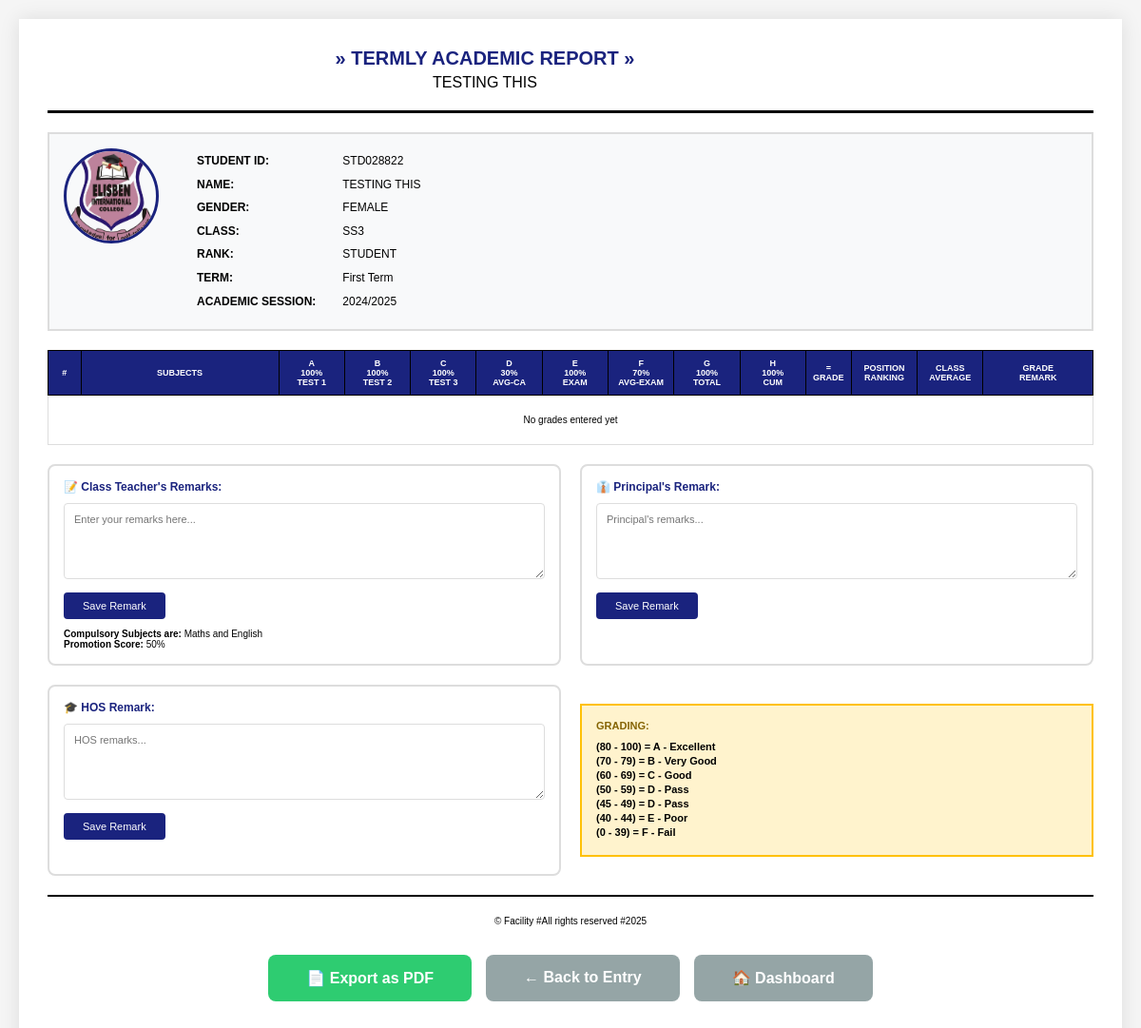
The app's page /teacher/result-preview/1/1/ (signed in), older data.
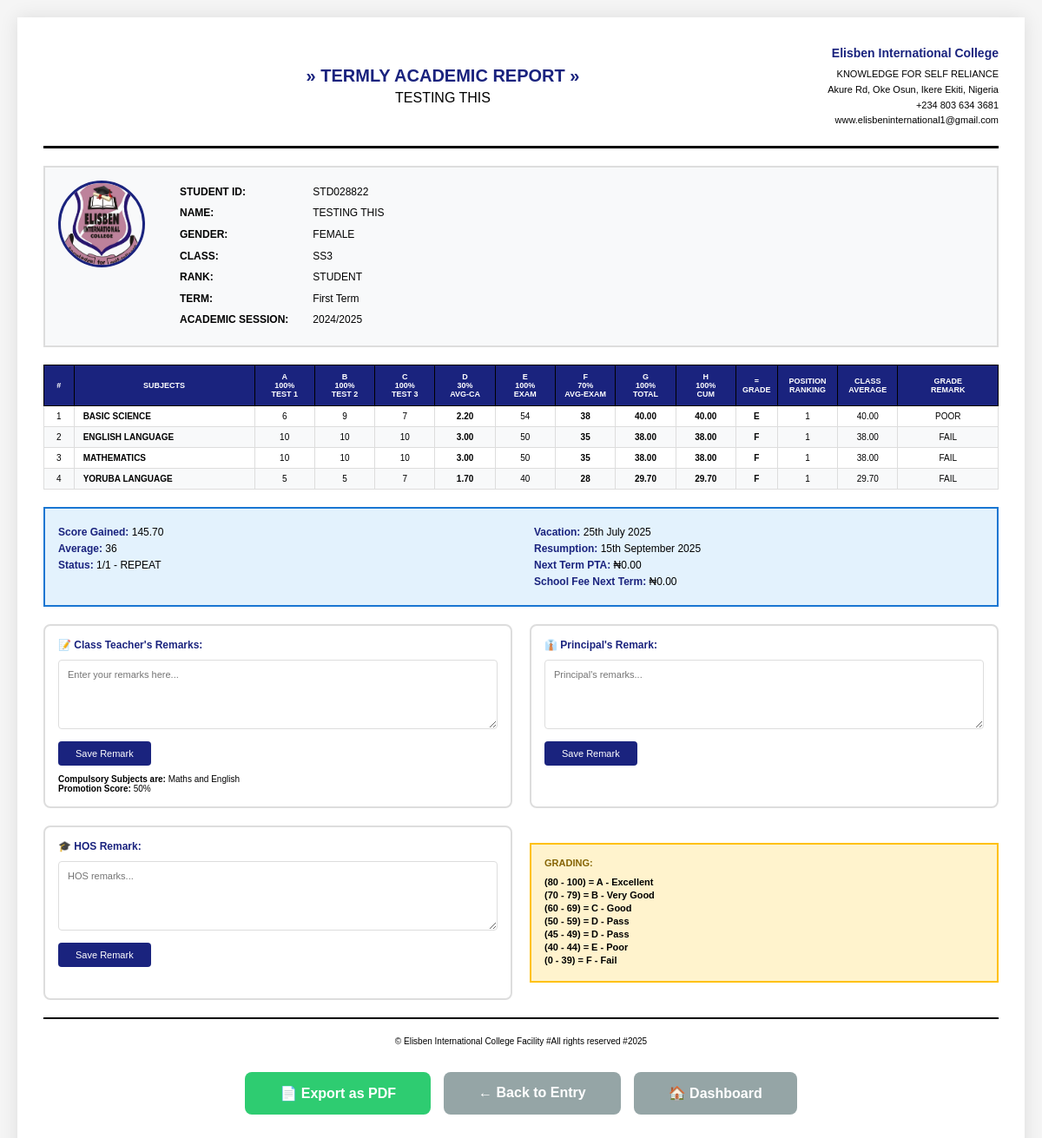
The same page, newer data.
### accounts/models.py (models this page shows, shortened)
class Student(models.Model):
    user = models.OneToOneField(User, on_delete=models.CASCADE)
    student_id = models.CharField(max_length=20, unique=True)
    full_name = models.CharField(max_length=200)
    email = models.EmailField(blank=True, null=True)  # Made optional
    phone = models.CharField(max_length=15, blank=True, null=True)  # Made optional
    class_name = models.CharField(max_length=50)
    profile_picture = models.ImageField(upload_to='student_profiles/', null=True, blank=True)
    created_at = models.DateTimeField(auto_now_add=True)
    registered_by = models.ForeignKey(Admin, on_delete=models.SET_NULL, null=True, blank=True)

class Term(models.Model):
    TERM_CHOICES = [
        ('First', 'First Term'),
        ('Second', 'Second Term'),
        ('Third', 'Third Term'),
    ]
    session = models.ForeignKey(AcademicSession, on_delete=models.CASCADE)
    term = models.CharField(max_length=10, choices=TERM_CHOICES)
    is_current = models.BooleanField(default=False)
    created_at = models.DateTimeField(auto_now_add=True)
    class Meta:
        unique_together = ['session', 'term']

class AcademicSession(models.Model):
    session_name = models.CharField(max_length=50)  # e.g., "2024/2025"
    is_current = models.BooleanField(default=False)
    created_at = models.DateTimeField(auto_now_add=True)

class SchoolSettings(models.Model):
    school_name = models.CharField(max_length=200, default="Elisben International College")
    school_motto = models.CharField(max_length=200, default="Excellence in Education")
    address = models.TextField(default="Surulere Quarters, Oke Osum Ikere Ekiti, Nigeria")
    phone = models.CharField(max_length=50, default="+234 803 634 3681")
    email = models.EmailField(default="admin@elisbencollege.com")
    website = models.URLField(blank=True, null=True)
    class Meta:
        verbose_name = "School Settings"
        verbose_name_plural = "School Settings"

class SubjectGrade(models.Model):
    student = models.ForeignKey(Student, on_delete=models.CASCADE)
    term = models.ForeignKey(Term, on_delete=models.CASCADE)
    subject = models.CharField(max_length=100)
    test_1 = models.DecimalField(max_digits=5, decimal_places=2, default=0)  # Max 100
    test_2 = models.DecimalField(max_digits=5, decimal_places=2, default=0)  # Max 100
    test_3 = models.DecimalField(max_digits=5, decimal_places=2, default=0)  # Max 100
    total_ca = models.DecimalField(max_digits=5, decimal_places=2, default=0)  # Average of 3 tests (30%)
    exam = models.DecimalField(max_digits=5, decimal_places=2, default=0)  # Max 100 (70%)
    total_score = models.DecimalField(max_digits=5, decimal_places=2, default=0)  # CA + Exam
    grade = models.CharField(max_length=2, blank=True)  # A, B, C, D, E, F
    remark = models.CharField(max_length=20, blank=True)  # EXCELLENT, VERY GOOD, GOOD, PASS, FAIL
    position_in_subject = models.IntegerField(null=True, blank=True)
    class_average = models.DecimalField(max_digits=5, decimal_places=2, default=0)
    recorded_by = models.ForeignKey(Teacher, on_delete=models.SET_NULL, null=True)
    created_at = models.DateTimeField(auto_now_add=True)
    updated_at = models.DateTimeField(auto_now=True)
    class Meta:
        unique_together = ['student', 'term', 'subject']

class ResultSummary(models.Model):
    student = models.ForeignKey(Student, on_delete=models.CASCADE)
    term = models.ForeignKey(Term, on_delete=models.CASCADE)
    total_subjects = models.IntegerField(default=0)
    score_gained = models.DecimalField(max_digits=7, decimal_places=2, default=0)  # Total score
    average_score = models.DecimalField(max_digits=5, decimal_places=2, default=0)
    position_in_class = models.CharField(max_length=20, blank=True)  # "8th/21"
    promotion_status = models.CharField(max_length=50, blank=True)  # "PROMOTED" or "REPEAT"
    times_school_opened = models.IntegerField(default=0)
    times_present = models.IntegerField(default=0)
    times_absent = models.IntegerField(default=0)
    class_teacher_remark = models.TextField(blank=True)
    class_teacher = models.ForeignKey(Teacher, on_delete=models.SET_NULL, null=True, related_name='class_teacher_remarks')
    principal_remark = models.TextField(blank=True)
    principal = models.ForeignKey(Principal, on_delete=models.SET_NULL, null=True, blank=True, related_name='principal_remarks')
    hos_remark = models.TextField(blank=True)  # Head of School
    hos = models.ForeignKey(Teacher, on_delete=models.SET_NULL, null=True, blank=True, related_name='hos_remarks')
    vacation_date = models.DateField(null=True, blank=True)
    resumption_date = models.DateField(null=True, blank=True)
    next_term_begins = models.DateField(null=True, blank=True)
    next_term_fees = models.DecimalField(max_digits=10, decimal_places=2, default=0)
    pta_fee = models.DecimalField(max_digits=10, decimal_places=2, default=0)
    created_at = models.DateTimeField(auto_now_add=True)
    updated_at = models.DateTimeField(auto_now=True)
    class Meta:
        unique_together = ['student', 'term']

### accounts/views.py (the view, shortened to what this page needs)
# urls.py: path('teacher/result-preview/<int:student_id>/<int:term_id>/', views.result_preview, name='result_preview'),
@login_required
def result_preview(request, student_id, term_id):
    try:
        teacher = Teacher.objects.get(user=request.user)
    except:
        try:
            principal = Principal.objects.get(user=request.user)
        except:
            messages.error(request, 'Access denied.')
            return redirect('unified_login')
    student = Student.objects.get(id=student_id)
    term = Term.objects.get(id=term_id)
    grades = SubjectGrade.objects.filter(student=student, term=term).order_by('subject')
    summary = ResultSummary.objects.filter(student=student, term=term).first()
    school_settings = SchoolSettings.objects.first()
    context = {
        'student': student,
        'term': term,
        'grades': grades,
        'summary': summary,
        'school_settings': school_settings,
    }
    return render(request, 'result_preview.html', context)

### accounts/templates/result_preview.html (shortened to what this page needs)
<!DOCTYPE html>
<html lang="en">
<head>
</head>
<body>
    <div class="result-container">
        <div class="result-header">
            <div class="header-center">
                <h1>» TERMLY ACADEMIC REPORT »</h1>
                <h2>{{ student.full_name|upper }}</h2>
            </div>
            <div class="school-info">
                <h3>{{ school_settings.school_name }}</h3>
                <p>{{ school_settings.school_motto }}</p>
                <p>{{ school_settings.address }}</p>
                <p>{{ school_settings.phone }}</p>
                <p>{{ school_settings.email }}</p>
            </div>
        </div>
        <div class="student-section">
            <div>
                {% if student.profile_picture %}
                <img src="{{ student.profile_picture.url }}" class="student-photo" alt="{{ student.full_name }}">
                {% else %}
                <div class="student-photo-placeholder">{{ student.full_name.0 }}</div>
                {% endif %}
            </div>
            <div class="student-details">
                <p><strong>STUDENT ID:</strong> {{ student.student_id }}</p>
                <p><strong>NAME:</strong> {{ student.full_name|upper }}</p>
                <p><strong>GENDER:</strong> {% if student.email %}FEMALE{% else %}MALE{% endif %}</p>
                <p><strong>CLASS:</strong> {{ student.class_name }}</p>
                <p><strong>RANK:</strong> STUDENT</p>
                <p><strong>TERM:</strong> {{ term.term }} Term</p>
                <p><strong>ACADEMIC SESSION:</strong> {{ term.session.session_name }}</p>
            </div>
            <div>
            </div>
        </div>
        <table class="grades-table">
            <thead>
                <tr>
                    <th style="width: 30px;">#</th>
                    <th style="width: 180px;">SUBJECTS</th>
                    <th style="width: 60px;">A<br>100%<br>TEST 1</th>
                    <th style="width: 60px;">B<br>100%<br>TEST 2</th>
                    <th style="width: 60px;">C<br>100%<br>TEST 3</th>
                    <th style="width: 60px;">D<br>30%<br>AVG-CA</th>
                    <th style="width: 60px;">E<br>100%<br>EXAM</th>
                    <th style="width: 60px;">F<br>70%<br>AVG-EXAM</th>
                    <th style="width: 60px;">G<br>100%<br>TOTAL</th>
                    <th style="width: 60px;">H<br>100%<br>CUM</th>
                    <th style="width: 40px;">=<br>GRADE</th>
                    <th style="width: 60px;">POSITION<br>RANKING</th>
                    <th style="width: 60px;">CLASS<br>AVERAGE</th>
                    <th style="width: 100px;">GRADE<br>REMARK</th>
                </tr>
            </thead>
            <tbody>
                {% for grade in grades %}
                <tr>
                    <td>{{ forloop.counter }}</td>
                    <td class="subject-name">{{ grade.subject }}</td>
                    <td>{{ grade.test_1|floatformat:0 }}</td>
                    <td>{{ grade.test_2|floatformat:0 }}</td>
                    <td>{{ grade.test_3|floatformat:0 }}</td>
                    <td><strong>{{ grade.total_ca|floatformat:2 }}</strong></td>
                    <td>{{ grade.exam|floatformat:0 }}</td>
                    <td><strong>{% widthratio grade.exam 100 70 %}</strong></td>
                    <td><strong>{{ grade.total_score|floatformat:2 }}</strong></td>
                    <td><strong>{{ grade.total_score|floatformat:2 }}</strong></td>
                    <td><strong>{{ grade.grade }}</strong></td>
                    <td>{{ grade.position_in_subject|default:"--" }}</td>
                    <td>{{ grade.class_average|floatformat:2 }}</td>
                    <td>{{ grade.remark }}</td>
                </tr>
                {% empty %}
                <tr>
                    <td colspan="14" style="text-align: center; padding: 20px;">No grades entered yet</td>
                </tr>
                {% endfor %}
            </tbody>
        </table>
        {% if summary %}
        <div class="summary-section">
            <div>
                <p><strong>Score Gained:</strong> {{ summary.score_gained|floatformat:2 }}</p>
                <p><strong>Average:</strong> {{ summary.average_score|floatformat:0 }}</p>
                <p><strong>Status:</strong> {{ summary.position_in_class }} - {{ summary.promotion_status }}</p>
            </div>
            <div>
                <p><strong>Vacation:</strong> {{ summary.vacation_date|date:"jS F Y"|default:"25th July 2025" }}</p>
                <p><strong>Resumption:</strong> {{ summary.resumption_date|date:"jS F Y"|default:"15th September 2025" }}</p>
                <p><strong>Next Term PTA:</strong> ₦{{ summary.pta_fee|floatformat:2|default:"0000-00-00" }}</p>
                <p><strong>School Fee Next Term:</strong> ₦{{ summary.next_term_fees|floatformat:2|default:"-----" }}</p>
            </div>
        </div>
        {% endif %}
        <div class="remarks-grid">
            <div class="remark-box">
                <h4>📝 Class Teacher's Remarks:</h4>
                {% if summary.class_teacher_remark %}
                    <div class="remark-text">{{ summary.class_teacher_remark }}</div>
                {% else %}
                    <form method="POST" class="no-print">
                        <textarea name="class_teacher_remark" placeholder="Enter your remarks here..."></textarea>
                        <button type="submit">Save Remark</button>
                    </form>
                {% endif %}
                <p style="margin-top: 10px; font-size: 10px;"><strong>Compulsory Subjects are:</strong> Maths and English</p>
                <p style="font-size: 10px;"><strong>Promotion Score:</strong> 50%</p>
            </div>
            <div class="remark-box">
                <h4>👔 Principal's Remark:</h4>
                {% if summary.principal_remark %}
                    <div class="remark-text">{{ summary.principal_remark }}</div>
                {% else %}
                    <form method="POST" class="no-print">
                        <textarea name="principal_remark" placeholder="Principal's remarks..."></textarea>
                        <button type="submit">Save Remark</button>
                    </form>
                {% endif %}
            </div>
            <div class="remark-box">
                <h4>🎓 HOS Remark:</h4>
                {% if summary.hos_remark %}
                    <div class="remark-text">{{ summary.hos_remark }}</div>
                {% else %}
                    <form method="POST" class="no-print">
                        <textarea name="hos_remark" placeholder="HOS remarks..."></textarea>
                        <button type="submit">Save Remark</button>
                    </form>
                {% endif %}
            </div>
            <div class="grading-scale">
                <h4>GRADING:</h4>
                <p><strong>(80 - 100) = A - Excellent</strong></p>
                <p><strong>(70 - 79) = B - Very Good</strong></p>
                <p><strong>(60 - 69) = C - Good</strong></p>
                <p><strong>(50 - 59) = D - Pass</strong></p>
                <p><strong>(45 - 49) = D - Pass</strong></p>
                <p><strong>(40 - 44) = E - Poor</strong></p>
                <p><strong>(0 - 39) = F - Fail</strong></p>
            </div>
        </div>
        <div class="footer-info">
            <p>© {{ school_settings.school_name }} Facility  #All rights reserved #2025</p>
        </div>
        <div class="action-buttons no-print">
            <button onclick="window.print()" class="btn btn-primary">
                📄 Export as PDF
            </button>
            <a href="{% url 'enter_grades' %}" class="btn btn-secondary">
                ← Back to Entry
            </a>
            <a href="{% url 'teacher_dashboard' %}" class="btn btn-secondary">
                🏠 Dashboard
            </a>
        </div>
    </div>
</body>
</html>

Row changes from the older to the newer data that the page shows:
added SchoolSettings: school_name "Elisben International College", school_motto "KNOWLEDGE FOR SELF RELIANCE", address "Akure Rd, Oke Osun, Ikere Ekiti, Nigeria", phone "+234 803 634 3681", email "www.elisbeninternational1@gmail.com"
added SubjectGrade: subject "BASIC SCIENCE", test_1 "6", test_2 "9", test_3 "7", total_ca "2.20", exam "54", exam "38", total_score "40.00", grade "E", position_in_subject "1", class_average "40.00", remark "POOR"
added SubjectGrade: subject "ENGLISH LANGUAGE", test_1 "10", test_2 "10", test_3 "10", total_ca "3.00", exam "50", exam "35", total_score "38.00", grade "F", position_in_subject "1", class_average "38.00", remark "FAIL"
added SubjectGrade: subject "MATHEMATICS", test_1 "10", test_2 "10", test_3 "10", total_ca "3.00", exam "50", exam "35", total_score "38.00", grade "F", position_in_subject "1", class_average "38.00", remark "FAIL"
added SubjectGrade: subject "YORUBA LANGUAGE", test_1 "5", test_2 "5", test_3 "7", total_ca "1.70", exam "40", exam "28", total_score "29.70", grade "F", position_in_subject "1", class_average "29.70", remark "FAIL"
added ResultSummary: score_gained "145.70", average_score "36", position_in_class "1/1", promotion_status "REPEAT", vacation_date "25th July 2025", resumption_date "15th September 2025", pta_fee "0.00", next_term_fees "0.00"
Text that changed along with them:
text no longer shown: "No grades entered yet"
text now shown: "Score Gained: Average: Status: - Vacation: Resumption: Next Term PTA: ₦ School Fee Next Term: ₦"
